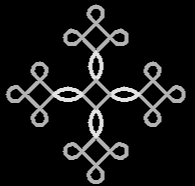
#> input picture camera kolam very latest -latest-correct-code-colour-kolam-kolamsingleknot/image (2).png, 195 x 186 px, found by its file name
$ python pointgenfrblack.py
#> lines starting #> are read from the running program, lines starting #| are printed output that depends on the picture; after the words box and inside, x2 and y2 are one past the last pixel; in counts of white or black regions, pixels touching at a corner belong together
import cv2
import numpy as np
import csv

def convert_image_to_binary(image_path):
    # Read the image
    image = cv2.imread(image_path, cv2.IMREAD_GRAYSCALE)
#> image: shape (186, 195); min 0, max 227, mean 23

    # Convert the image to binary
    _, binary_image = cv2.threshold(image, 127, 255, cv2.THRESH_BINARY_INV)
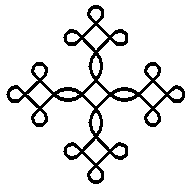
#> binary_image: shape (186, 195); 89.8% white; 1 black region, box (x1, y1, x2, y2) and area: (6, 5, 185, 184) 3697

    return binary_image

def export_coordinates(binary_image, output_csv, max_points=10000):
    # Find black pixel coordinates
#> called with output_csv = 'output_coordinates.csv', max_points = 10000
    black_pixels = np.where(binary_image == 0)
#> black_pixels = 3697 positions, rows 5 to 183, columns 6 to 184

    # Limit the number of points to export
    if len(black_pixels[0]) > max_points:
        indices = np.random.choice(len(black_pixels[0]), max_points, replace=False)
        black_pixels = (black_pixels[0][indices], black_pixels[1][indices])

    # Write coordinates to CSV
    with open(output_csv, 'w', newline='') as csvfile:
        writer = csv.writer(csvfile)
        writer.writerow(['x', 'y'])
        for x, y in zip(black_pixels[1], black_pixels[0]):
            writer.writerow([x, y])
#> this loop made 3697 passes
#> (x, y) on passes 1 to 3: (93, 5), (94, 5), (95, 5)

# Path to input image
image_path = '/home/josva/kollamms turtle/latest-correct-code-colour-kolam-kolamsingleknot/image (2).png'

# Path to output CSV file
output_csv = 'output_coordinates.csv'

# Convert image to binary
binary_image = convert_image_to_binary(image_path)

# Export coordinates to CSV
export_coordinates(binary_image, output_csv)

$ run again, with camera kolam very latest -latest-correct-code-colour-kolam-kolamsingleknot/image (1).png copied over camera kolam very latest -latest-correct-code-colour-kolam-kolamsingleknot/image (2).png
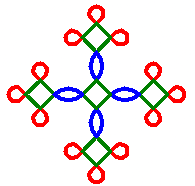
#> input picture camera kolam very latest -latest-correct-code-colour-kolam-kolamsingleknot/image (1).png, 195 x 186 px, found by its file name
#> in convert_image_to_binary, `image = cv2.imread(image_path, cv2.IMREAD_GRAYSCALE)`:
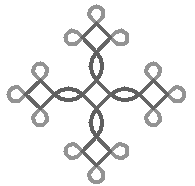
#> image: shape (186, 195); min 95, max 255, mean 238.8
#> in convert_image_to_binary, `_, binary_image = cv2.threshold(image, 127, 255, cv2.THRESH_BINARY_INV)`:
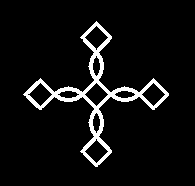
#> binary_image: shape (186, 195); 6.5% white; 1 white region, box (x1, y1, x2, y2) and area: (23, 21, 169, 167) 2348
#> in export_coordinates, `black_pixels = np.where(binary_image == 0)`: black_pixels = 33922 positions, rows 0 to 185, columns 0 to 194
#> indices = 10000 values, max 33921 at index 1288, min 3 at index 7985, mean 17004.4
#> in export_coordinates, `black_pixels = (black_pixels[0][indices], black_pixels[1][indices])`: black_pixels = 10000 positions, rows 0 to 185, columns 0 to 194
#> the loop in export_coordinates, `for x, y in zip(black_pixels[1], black_pixels[0]):` made 10000 passes
#> (x, y) on passes 1 to 3: (26, 134), (111, 115), (95, 59)
